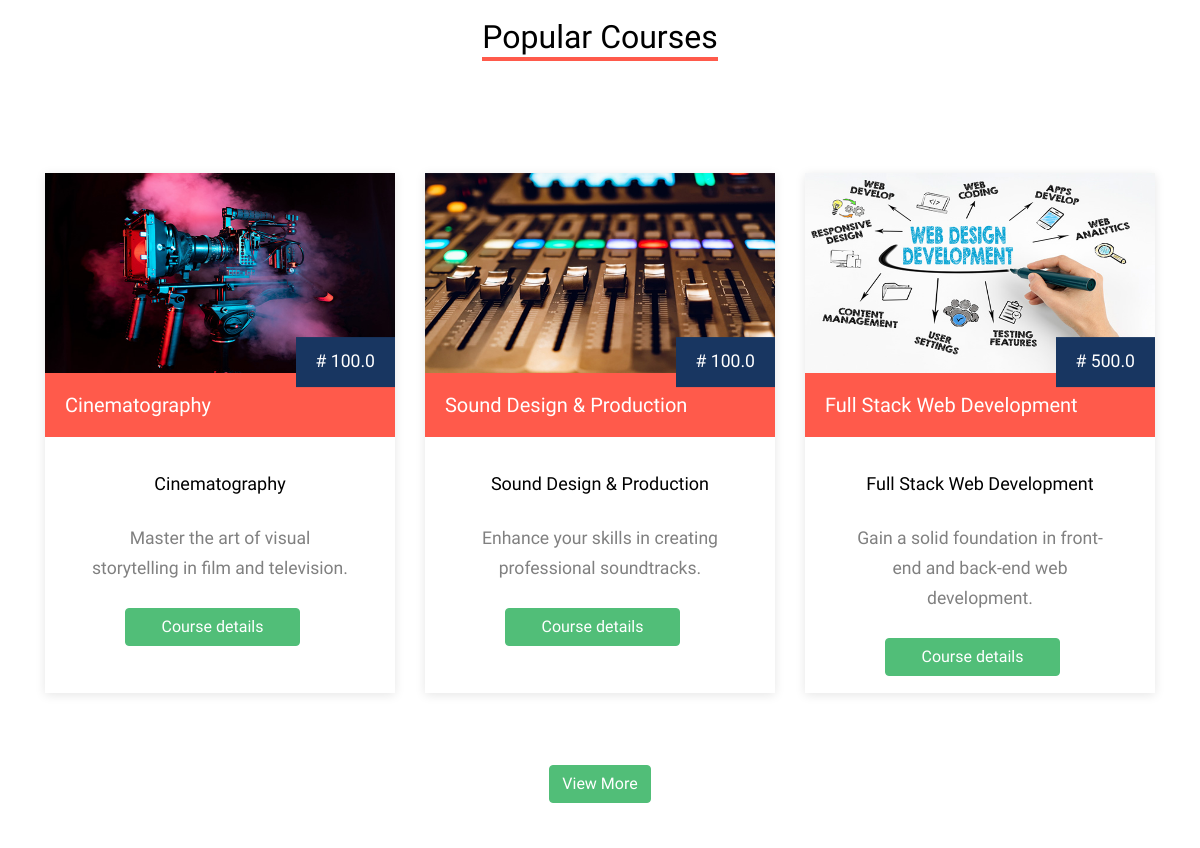
Before: / (middle part) with the older database file.
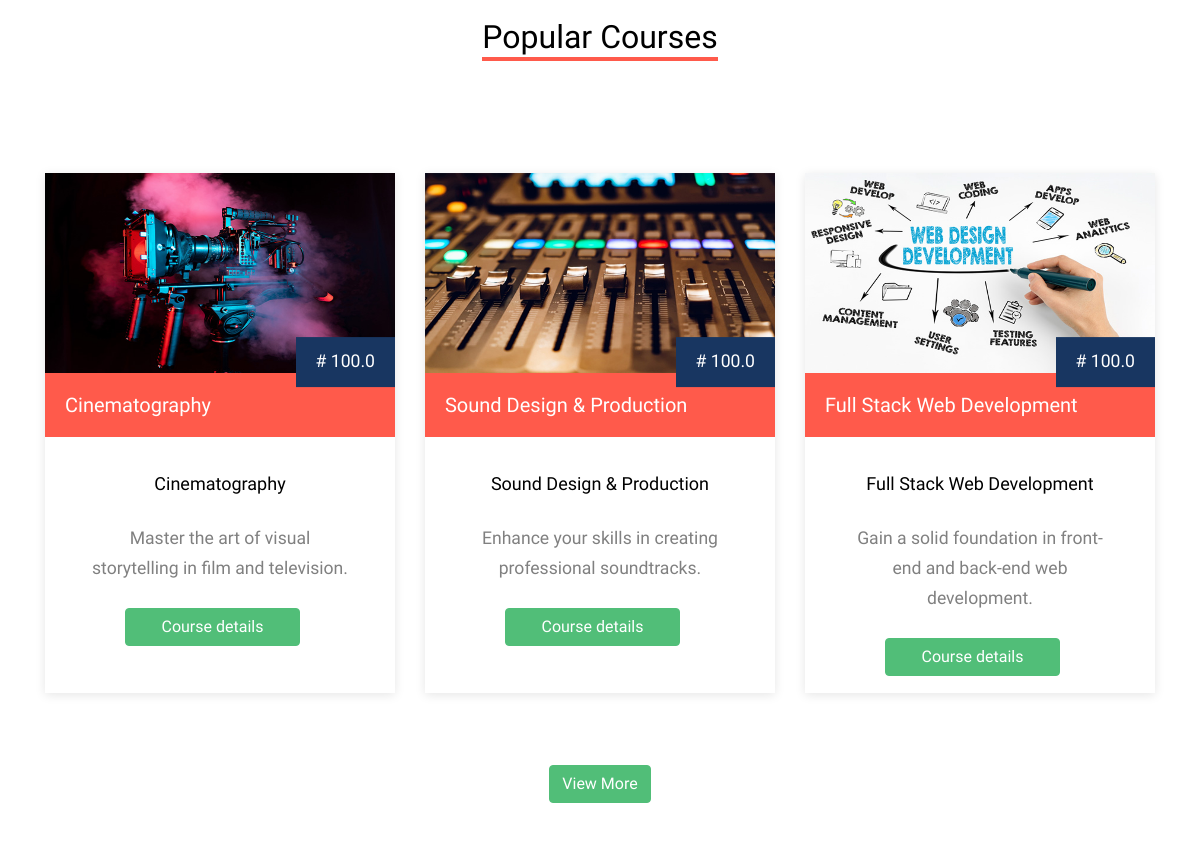
After: the same page with the newer database file.
### model.py (models this page shows)
class Course(db.Model):
    id = db.Column(db.Integer, primary_key=True)
    title = db.Column(db.String(150))
    description = db.Column(db.String(500))
    price = db.Column(db.Float)
    student_id = db.Column(db.Integer, db.ForeignKey('student.id'))
    instructor_id = db.Column(db.Integer, db.ForeignKey('instructor.id'))
    image = db.Column(db.String(150), nullable=False)
    category = db.Column(db.String(100), nullable=False)
    duration = db.Column(db.String(30))
    instructor = db.relationship('Instructor', back_populates='courses')
    payments = db.relationship('Payment', back_populates='course')
    materials = db.relationship('CourseMaterial', back_populates='course', cascade='all, delete-orphan')
    def __repr__(self):
        return f'<Course {self.title}>'

### main.py (the view, shortened to what this page needs)
@app.route('/')
def home():
    courses = Course.query.limit(3).all()
    print(f"Courses fetched: {courses}")
    return render_template('index.html', courses=courses)

### templates/index.html (shortened to what this page needs)
<!DOCTYPE html>
<html lang="en">
  <head>
    <link rel="stylesheet" href="{{ url_for('static', filename='css/bootstrap.min.css') }}">
    <link rel="stylesheet" href="{{ url_for('static', filename='css/jquery-ui.css') }}">
    <link rel="stylesheet" href="{{ url_for('static', filename='css/owl.carousel.min.css') }}">
    <link rel="stylesheet" href="{{ url_for('static', filename='css/owl.theme.default.min.css') }}">
    <link rel="stylesheet" href="{{ url_for('static', filename='css/jquery.fancybox.min.css') }}">
    <link rel="stylesheet" href="{{ url_for('static', filename='css/bootstrap-datepicker.css') }}">
    <link rel="stylesheet" href="{{ url_for('static', filename='fonts/flaticon/font/flaticon.css') }}">
    <link rel="stylesheet" href="{{ url_for('static', filename='css/jquery.mb.YTPlayer.min.css') }}" media="all" type="text/css">
    <link rel="stylesheet" href="{{ url_for('static', filename='css/style.css') }}">
    <link rel="stylesheet" href="{{ url_for('static', filename='fonts/icomoon/style.css') }}">
  </head>
  <body data-spy="scroll" data-target=".site-navbar-target" data-offset="300">
    <div class="site-wrap">
      <div class="site-section">
      </div>
      <div style="padding-bottom: 3rem;">
        <div class="container">
            <div class="row mb-5 justify-content-center text-center">
                <div class="col-lg-6 mb-5">
                    <h2 class="section-title-underline mb-3">
                        <span>Popular Courses</span>
                    </h2>
                </div>
            </div>
            <div class="row">
                {% for course in courses %}
                <div class="col-lg-4 col-md-6 mb-4">
                    <div class="course-1-item">
                        <figure class="thumbnail">
                            <a href="{{ url_for('course', course_id=course.id) }}">
                                <img class="img-fluid" src="{{ url_for('static', filename='images/' + course.image) }}" alt="" />
                            </a>
                            <div class="price"># {{ course.price }}</div>
                            <div class="category">
                                <h3>
                                    <a href="{{ url_for('course', course_id=course.id) }}" style="color: #fff;">
                                        {{ course.title }}
                                    </a>
                                </h3>
                            </div>
                        </figure>
                        <div class="course-1-content pb-4">
                            <h2>{{ course.title }}</h2>
                            <p class="card-text">{{ course.description }}</p>
                        </div>
                        <a href="{{ url_for('course', course_id=course.id) }}" class="btn btn-primary" style="width: 50%; margin-left: 5rem;">Course details</a>
                    </div>
                </div>
                {% endfor %}
            </div>
            <div class="row justify-content-center">
                <a href="{{ url_for('courses') }}" class="btn btn-primary mt-5">View More</a>
            </div>
        </div>
      </div>
      </div>
  </body>
</html>

Changed rows visible on the page:
changed Course "Full Stack Web Development": price "500.0" → "100.0"
